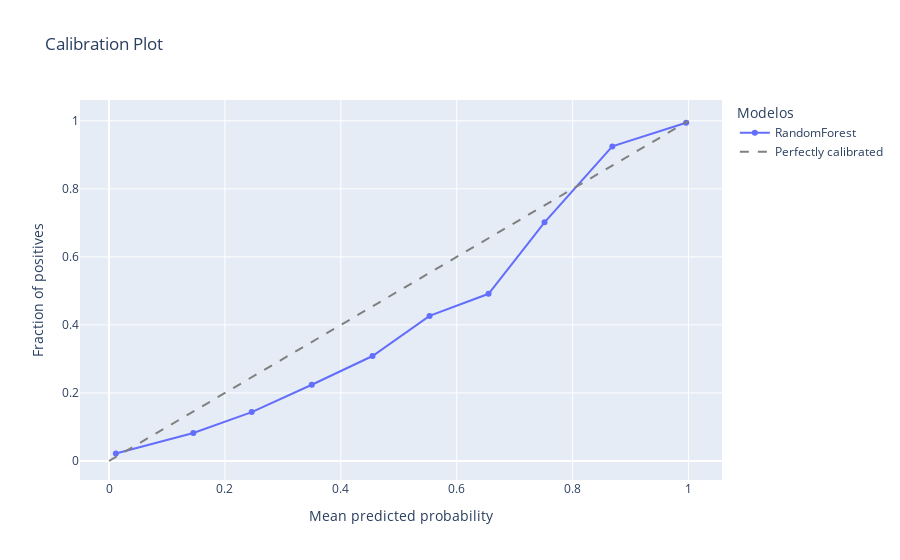

The notebook cell this image was saved under:
### Code cell
y_prob = clf.predict_proba(X_test)
y_prob = y_prob[:, 1]
v_prob_true, v_prob_pred = calibration_curve(y_test, y_prob, n_bins=10)
l_loss = log_loss(y_test, y_prob)
brier_loss = brier_score_loss(y_test, y_prob)

fig = go.Figure()

# Add traces for each model

fig.add_trace(go.Scatter(x=v_prob_pred, y=v_prob_true, mode='lines+markers', name="RandomForest"))

# Add a trace for the perfectly calibrated line
fig.add_trace(go.Scatter(x=[0, 1], y=[0, 1], mode='lines', name='Perfectly calibrated', line=dict(dash='dash', color='grey')))

fig.update_layout(
    title="Calibration Plot",
    xaxis_title="Mean predicted probability",
    yaxis_title="Fraction of positives",
    legend_title="Modelos",
    autosize=False,
)

fig.show()

### Figure 1 — Plotly figure (JSON) as saved in the notebook; plotly's stock layout.template omitted (floating-point values rounded to 4 significant figures)
{"data": [{"mode": "lines+markers", "name": "RandomForest", "type": "scatter", "x": [0.01181, 0.1455, 0.2462, 0.3499, 0.4547, 0.5531, 0.6549, 0.7515, 0.8685, 0.9959], "y": [0.02223, 0.08238, 0.1437, 0.2241, 0.3086, 0.4265, 0.4915, 0.7015, 0.9248, 0.9943]}, {"line": {"color": "grey", "dash": "dash"}, "mode": "lines", "name": "Perfectly calibrated", "type": "scatter", "x": [0, 1], "y": [0, 1]}], "layout": {"autosize": false, "legend": {"title": {"text": "Modelos"}}, "title": {"text": "Calibration Plot"}, "xaxis": {"title": {"text": "Mean predicted probability"}}, "yaxis": {"title": {"text": "Fraction of positives"}}}}
